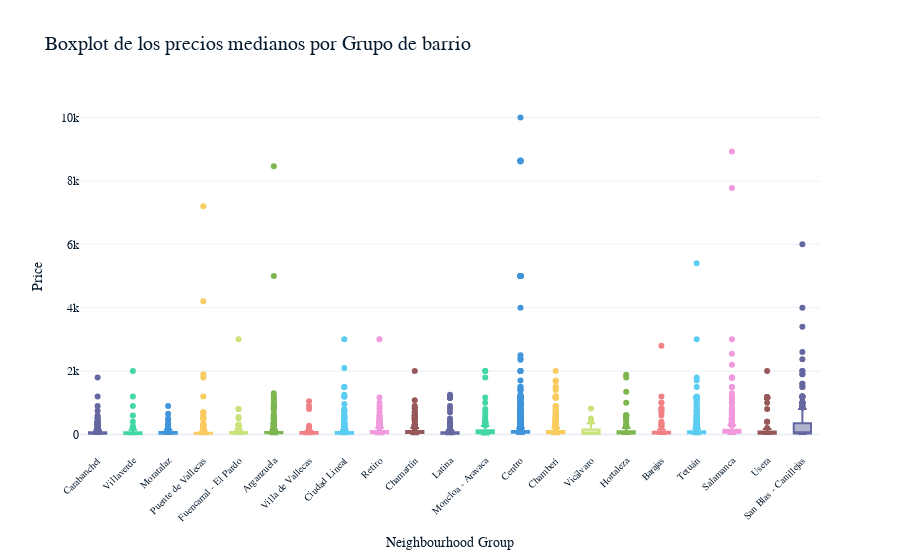

This figure's notebook cell:
### Markdown cell above
### No parece una buena opción pintar un grafico con tantas variables, es dificil de entender. 
### Usaremos la variable neighbourhood_group

### Code cell
# Ordenamos los neighbourhood_groups por precio promedio de menor a mayor
precio_medio_neighbourhood_group_sorted = precio_medio_neighbourhood_group.sort_values(ascending=True).index.tolist()

# Creamos un boxplot con Plotly Express para tener una mejor visualización de los datos
boxplot_pm_neighbourhood_group = px.box(airbnb_df, x='neighbourhood_group', y='price', color='neighbourhood_group', 
             category_orders={'neighbourhood_group': precio_medio_neighbourhood_group_sorted},
             title='Boxplot de los precios medianos por Grupo de barrio')

# Mejoramos la legibilidad de las etiquetas
boxplot_pm_neighbourhood_group.update_layout(
    xaxis_title='Neighbourhood Group',
    yaxis_title='Price',
    title_font_size=20,
    xaxis_tickangle=-45,
    xaxis_tickfont_size=10,
    yaxis_tickfont_size=12,
    showlegend=False
)

# Mostrar el gráfico
boxplot_pm_neighbourhood_group.show()

### Figure 1 — Plotly figure (JSON) as saved in the notebook; plotly's stock layout.template omitted (floating-point values rounded to 4 significant figures; data arrays with more than 128 entries replaced by an {"elided": "..."} marker saying what was removed)
{"data": [{"alignmentgroup": "True", "hovertemplate": "neighbourhood_group=%{x}<br>price=%{y}<extra></extra>", "legendgroup": "Carabanchel", "marker": {"color": "#6568a0"}, "name": "Carabanchel", "notched": false, "offsetgroup": "Carabanchel", "orientation": "v", "showlegend": true, "x": {"elided": "466 str values"}, "x0": " ", "xaxis": "x", "y": {"elided": "466 int values"}, "y0": " ", "yaxis": "y", "type": "box"}, {"alignmentgroup": "True", "hovertemplate": "neighbourhood_group=%{x}<br>price=%{y}<extra></extra>", "legendgroup": "Villaverde", "marker": {"color": "#43d7a4"}, "name": "Villaverde", "notched": false, "offsetgroup": "Villaverde", "orientation": "v", "showlegend": true, "x": {"elided": "130 str values"}, "x0": " ", "xaxis": "x", "y": {"elided": "130 int values"}, "y0": " ", "yaxis": "y", "type": "box"}, {"alignmentgroup": "True", "hovertemplate": "neighbourhood_group=%{x}<br>price=%{y}<extra></extra>", "legendgroup": "Moratalaz", "marker": {"color": "#4095db"}, "name": "Moratalaz", "notched": false, "offsetgroup": "Moratalaz", "orientation": "v", "showlegend": true, "x": ["Moratalaz", "Moratalaz", "Moratalaz", "Moratalaz", "Moratalaz", "Moratalaz", "Moratalaz", "Moratalaz", "Moratalaz", "Moratalaz", "Moratalaz", "Moratalaz", "Moratalaz", "Moratalaz", "Moratalaz", "Moratalaz", "Moratalaz", "Moratalaz", "Moratalaz", "Moratalaz", "Moratalaz", "Moratalaz", "Moratalaz", "Moratalaz", "Moratalaz", "Moratalaz", "Moratalaz", "Moratalaz", "Moratalaz", "Moratalaz", "Moratalaz", "Moratalaz", "Moratalaz", "Moratalaz", "Moratalaz", "Moratalaz", "Moratalaz", "Moratalaz", "Moratalaz", "Moratalaz", "Moratalaz", "Moratalaz", "Moratalaz", "Moratalaz", "Moratalaz", "Moratalaz", "Moratalaz", "Moratalaz", "Moratalaz", "Moratalaz", "Moratalaz", "Moratalaz", "Moratalaz", "Moratalaz", "Moratalaz", "Moratalaz", "Moratalaz", "Moratalaz", "Moratalaz", "Moratalaz", "Moratalaz", "Moratalaz", "Moratalaz", "Moratalaz", "Moratalaz", "Moratalaz", "Moratalaz", "Moratalaz", "Moratalaz", "Moratalaz", "Moratalaz", "Moratalaz", "Moratalaz", "Moratalaz", "Moratalaz", "Moratalaz", "Moratalaz", "Moratalaz", "Moratalaz", "Moratalaz", "Moratalaz", "Moratalaz", "Moratalaz", "Moratalaz"], "x0": " ", "xaxis": "x", "y": [110, 30, 48, 29, 19, 18, 80, 24, 50, 30, 18, 59, 17, 29, 20, 30, 17, 17, 20, 90, 50, 12, 24, 14, 14, 47, 30, 30, 25, 15, 40, 40, 50, 19, 84, 25, 89, 40, 55, 16, 180, 47, 70, 25, 30, 22, 30, 650, 452, 58, 150, 900, 250, 199, 240, 180, 25, 40, 120, 500, 350, 300, 54, 33, 17, 32, 20, 23, 20, 22, 19, 70, 40, 22, 100, 95, 57, 30, 30, 30, 56, 78, 18, 17], "y0": " ", "yaxis": "y", "type": "box"}, {"alignmentgroup": "True", "hovertemplate": "neighbourhood_group=%{x}<br>price=%{y}<extra></extra>", "legendgroup": "Puente de Vallecas", "marker": {"color": "#facc5f"}, "name": "Puente de Vallecas", "notched": false, "offsetgroup": "Puente de Vallecas", "orientation": "v", "showlegend": true, "x": {"elided": "452 str values"}, "x0": " ", "xaxis": "x", "y": {"elided": "452 int values"}, "y0": " ", "yaxis": "y", "type": "box"}, {"alignmentgroup": "True", "hovertemplate": "neighbourhood_group=%{x}<br>price=%{y}<extra></extra>", "legendgroup": "Fuencarral - El Pardo", "marker": {"color": "#cae279"}, "name": "Fuencarral - El Pardo", "notched": false, "offsetgroup": "Fuencarral - El Pardo", "orientation": "v", "showlegend": true, "x": {"elided": "169 str values"}, "x0": " ", "xaxis": "x", "y": {"elided": "169 int values"}, "y0": " ", "yaxis": "y", "type": "box"}, {"alignmentgroup": "True", "hovertemplate": "neighbourhood_group=%{x}<br>price=%{y}<extra></extra>", "legendgroup": "Arganzuela", "marker": {"color": "#7db64f"}, "name": "Arganzuela", "notched": false, "offsetgroup": "Arganzuela", "orientation": "v", "showlegend": true, "x": {"elided": "945 str values"}, "x0": " ", "xaxis": "x", "y": {"elided": "945 int values"}, "y0": " ", "yaxis": "y", "type": "box"}, {"alignmentgroup": "True", "hovertemplate": "neighbourhood_group=%{x}<br>price=%{y}<extra></extra>", "legendgroup": "Villa de Vallecas", "marker": {"color": "#f08083"}, "name": "Villa de Vallecas", "notched": false, "offsetgroup": "Villa de Vallecas", "orientation": "v", "showlegend": true, "x": ["Villa de Vallecas", "Villa de Vallecas", "Villa de Vallecas", "Villa de Vallecas", "Villa de Vallecas", "Villa de Vallecas", "Villa de Vallecas", "Villa de Vallecas", "Villa de Vallecas", "Villa de Vallecas", "Villa de Vallecas", "Villa de Vallecas", "Villa de Vallecas", "Villa de Vallecas", "Villa de Vallecas", "Villa de Vallecas", "Villa de Vallecas", "Villa de Vallecas", "Villa de Vallecas", "Villa de Vallecas", "Villa de Vallecas", "Villa de Vallecas", "Villa de Vallecas", "Villa de Vallecas", "Villa de Vallecas", "Villa de Vallecas", "Villa de Vallecas", "Villa de Vallecas", "Villa de Vallecas", "Villa de Vallecas", "Villa de Vallecas", "Villa de Vallecas", "Villa de Vallecas", "Villa de Vallecas", "Villa de Vallecas", "Villa de Vallecas", "Villa de Vallecas", "Villa de Vallecas", "Villa de Vallecas", "Villa de Vallecas", "Villa de Vallecas", "Villa de Vallecas", "Villa de Vallecas", "Villa de Vallecas", "Villa de Vallecas", "Villa de Vallecas", "Villa de Vallecas", "Villa de Vallecas", "Villa de Vallecas", "Villa de Vallecas", "Villa de Vallecas", "Villa de Vallecas", "Villa de Vallecas", "Villa de Vallecas", "Villa de Vallecas", "Villa de Vallecas", "Villa de Vallecas", "Villa de Vallecas", "Villa de Vallecas"], "x0": " ", "xaxis": "x", "y": [35, 43, 70, 20, 200, 200, 80, 75, 45, 19, 36, 22, 27, 22, 25, 71, 22, 23, 68, 120, 60, 22, 9, 55, 11, 20, 17, 89, 27, 30, 40, 20, 60, 79, 1050, 65, 275, 35, 900, 230, 800, 40, 100, 100, 65, 13, 17, 30, 20, 75, 90, 16, 27, 20, 60, 120, 18, 20, 17], "y0": " ", "yaxis": "y", "type": "box"}, {"alignmentgroup": "True", "hovertemplate": "neighbourhood_group=%{x}<br>price=%{y}<extra></extra>", "legendgroup": "Ciudad Lineal", "marker": {"color": "#5bcdf2"}, "name": "Ciudad Lineal", "notched": false, "offsetgroup": "Ciudad Lineal", "orientation": "v", "showlegend": true, "x": {"elided": "467 str values"}, "x0": " ", "xaxis": "x", "y": {"elided": "467 int values"}, "y0": " ", "yaxis": "y", "type": "box"}, {"alignmentgroup": "True", "hovertemplate": "neighbourhood_group=%{x}<br>price=%{y}<extra></extra>", "legendgroup": "Retiro", "marker": {"color": "#f099dc"}, "name": "Retiro", "notched": false, "offsetgroup": "Retiro", "orientation": "v", "showlegend": true, "x": {"elided": "525 str values"}, "x0": " ", "xaxis": "x", "y": {"elided": "525 int values"}, "y0": " ", "yaxis": "y", "type": "box"}, {"alignmentgroup": "True", "hovertemplate": "neighbourhood_group=%{x}<br>price=%{y}<extra></extra>", "legendgroup": "Chamartín", "marker": {"color": "#965858"}, "name": "Chamartín", "notched": false, "offsetgroup": "Chamartín", "orientation": "v", "showlegend": true, "x": {"elided": "417 str values"}, "x0": " ", "xaxis": "x", "y": {"elided": "417 int values"}, "y0": " ", "yaxis": "y", "type": "box"}, {"alignmentgroup": "True", "hovertemplate": "neighbourhood_group=%{x}<br>price=%{y}<extra></extra>", "legendgroup": "Latina", "marker": {"color": "#6568a0"}, "name": "Latina", "notched": false, "offsetgroup": "Latina", "orientation": "v", "showlegend": true, "x": {"elided": "494 str values"}, "x0": " ", "xaxis": "x", "y": {"elided": "494 int values"}, "y0": " ", "yaxis": "y", "type": "box"}, {"alignmentgroup": "True", "hovertemplate": "neighbourhood_group=%{x}<br>price=%{y}<extra></extra>", "legendgroup": "Moncloa - Aravaca", "marker": {"color": "#43d7a4"}, "name": "Moncloa - Aravaca", "notched": false, "offsetgroup": "Moncloa - Aravaca", "orientation": "v", "showlegend": true, "x": {"elided": "430 str values"}, "x0": " ", "xaxis": "x", "y": {"elided": "430 int values"}, "y0": " ", "yaxis": "y", "type": "box"}, {"alignmentgroup": "True", "hovertemplate": "neighbourhood_group=%{x}<br>price=%{y}<extra></extra>", "legendgroup": "Centro", "marker": {"color": "#4095db"}, "name": "Centro", "notched": false, "offsetgroup": "Centro", "orientation": "v", "showlegend": true, "x": {"elided": "7521 str values"}, "x0": " ", "xaxis": "x", "y": {"elided": "7521 int values"}, "y0": " ", "yaxis": "y", "type": "box"}, {"alignmentgroup": "True", "hovertemplate": "neighbourhood_group=%{x}<br>price=%{y}<extra></extra>", "legendgroup": "Chamberí", "marker": {"color": "#facc5f"}, "name": "Chamberí", "notched": false, "offsetgroup": "Chamberí", "orientation": "v", "showlegend": true, "x": {"elided": "973 str values"}, "x0": " ", "xaxis": "x", "y": {"elided": "973 int values"}, "y0": " ", "yaxis": "y", "type": "box"}, {"alignmentgroup": "True", "hovertemplate": "neighbourhood_group=%{x}<br>price=%{y}<extra></extra>", "legendgroup": "Vicálvaro", "marker": {"color": "#cae279"}, "name": "Vicálvaro", "notched": false, "offsetgroup": "Vicálvaro", "orientation": "v", "showlegend": true, "x": ["Vicálvaro", "Vicálvaro", "Vicálvaro", "Vicálvaro", "Vicálvaro", "Vicálvaro", "Vicálvaro", "Vicálvaro", "Vicálvaro", "Vicálvaro", "Vicálvaro", "Vicálvaro", "Vicálvaro", "Vicálvaro", "Vicálvaro", "Vicálvaro", "Vicálvaro", "Vicálvaro", "Vicálvaro", "Vicálvaro", "Vicálvaro", "Vicálvaro", "Vicálvaro", "Vicálvaro", "Vicálvaro", "Vicálvaro", "Vicálvaro", "Vicálvaro", "Vicálvaro", "Vicálvaro", "Vicálvaro", "Vicálvaro", "Vicálvaro", "Vicálvaro", "Vicálvaro", "Vicálvaro"], "x0": " ", "xaxis": "x", "y": [180, 20, 15, 150, 100, 10, 20, 30, 18, 17, 280, 25, 500, 65, 18, 65, 60, 26, 400, 440, 155, 250, 820, 350, 75, 20, 19, 25, 21, 45, 29, 25, 45, 69, 35, 46], "y0": " ", "yaxis": "y", "type": "box"}, {"alignmentgroup": "True", "hovertemplate": "neighbourhood_group=%{x}<br>price=%{y}<extra></extra>", "legendgroup": "Hortaleza", "marker": {"color": "#7db64f"}, "name": "Hortaleza", "notched": false, "offsetgroup": "Hortaleza", "orientation": "v", "showlegend": true, "x": {"elided": "181 str values"}, "x0": " ", "xaxis": "x", "y": {"elided": "181 int values"}, "y0": " ", "yaxis": "y", "type": "box"}, {"alignmentgroup": "True", "hovertemplate": "neighbourhood_group=%{x}<br>price=%{y}<extra></extra>", "legendgroup": "Barajas", "marker": {"color": "#f08083"}, "name": "Barajas", "notched": false, "offsetgroup": "Barajas", "orientation": "v", "showlegend": true, "x": ["Barajas", "Barajas", "Barajas", "Barajas", "Barajas", "Barajas", "Barajas", "Barajas", "Barajas", "Barajas", "Barajas", "Barajas", "Barajas", "Barajas", "Barajas", "Barajas", "Barajas", "Barajas", "Barajas", "Barajas", "Barajas", "Barajas", "Barajas", "Barajas", "Barajas", "Barajas", "Barajas", "Barajas", "Barajas", "Barajas", "Barajas", "Barajas", "Barajas", "Barajas", "Barajas", "Barajas", "Barajas", "Barajas", "Barajas", "Barajas", "Barajas", "Barajas", "Barajas", "Barajas", "Barajas", "Barajas", "Barajas", "Barajas", "Barajas", "Barajas", "Barajas", "Barajas", "Barajas", "Barajas", "Barajas", "Barajas", "Barajas", "Barajas", "Barajas", "Barajas", "Barajas", "Barajas", "Barajas", "Barajas", "Barajas", "Barajas", "Barajas", "Barajas", "Barajas", "Barajas", "Barajas", "Barajas", "Barajas", "Barajas", "Barajas", "Barajas", "Barajas", "Barajas", "Barajas", "Barajas", "Barajas", "Barajas", "Barajas", "Barajas", "Barajas", "Barajas", "Barajas", "Barajas", "Barajas", "Barajas", "Barajas", "Barajas", "Barajas", "Barajas", "Barajas", "Barajas", "Barajas", "Barajas", "Barajas", "Barajas", "Barajas"], "x0": " ", "xaxis": "x", "y": [29, 35, 42, 60, 75, 95, 83, 120, 19, 27, 26, 36, 36, 23, 23, 33, 21, 28, 41, 21, 40, 25, 23, 35, 43, 30, 40, 56, 34, 37, 120, 38, 40, 26, 29, 33, 62, 33, 31, 60, 60, 75, 120, 126, 35, 59, 94, 18, 40, 40, 40, 99, 49, 30, 40, 39, 30, 59, 95, 42, 20, 80, 25, 25, 25, 825, 2800, 320, 270, 810, 350, 750, 62, 65, 1200, 1000, 250, 704, 155, 400, 50, 600, 1000, 38, 25, 68, 20, 20, 20, 104, 18, 16, 30, 80, 28, 25, 40, 30, 41, 80, 45], "y0": " ", "yaxis": "y", "type": "box"}, {"alignmentgroup": "True", "hovertemplate": "neighbourhood_group=%{x}<br>price=%{y}<extra></extra>", "legendgroup": "Tetuán", "marker": {"color": "#5bcdf2"}, "name": "Tetuán", "notched": false, "offsetgroup": "Tetuán", "orientation": "v", "showlegend": true, "x": {"elided": "629 str values"}, "x0": " ", "xaxis": "x", "y": {"elided": "629 int values"}, "y0": " ", "yaxis": "y", "type": "box"}, {"alignmentgroup": "True", "hovertemplate": "neighbourhood_group=%{x}<br>price=%{y}<extra></extra>", "legendgroup": "Salamanca", "marker": {"color": "#f099dc"}, "name": "Salamanca", "notched": false, "offsetgroup": "Salamanca", "orientation": "v", "showlegend": true, "x": {"elided": "1077 str values"}, "x0": " ", "xaxis": "x", "y": {"elided": "1077 int values"}, "y0": " ", "yaxis": "y", "type": "box"}, {"alignmentgroup": "True", "hovertemplate": "neighbourhood_group=%{x}<br>price=%{y}<extra></extra>", "legendgroup": "Usera", "marker": {"color": "#965858"}, "name": "Usera", "notched": false, "offsetgroup": "Usera", "orientation": "v", "showlegend": true, "x": {"elided": "221 str values"}, "x0": " ", "xaxis": "x", "y": {"elided": "221 int values"}, "y0": " ", "yaxis": "y", "type": "box"}, {"alignmentgroup": "True", "hovertemplate": "neighbourhood_group=%{x}<br>price=%{y}<extra></extra>", "legendgroup": "San Blas - Canillejas", "marker": {"color": "#6568a0"}, "name": "San Blas - Canillejas", "notched": false, "offsetgroup": "San Blas - Canillejas", "orientation": "v", "showlegend": true, "x": {"elided": "274 str values"}, "x0": " ", "xaxis": "x", "y": {"elided": "274 int values"}, "y0": " ", "yaxis": "y", "type": "box"}], "layout": {"xaxis": {"anchor": "y", "domain": [0, 1], "title": {"text": "Neighbourhood Group"}, "categoryorder": "array", "categoryarray": ["Carabanchel", "Villaverde", "Moratalaz", "Puente de Vallecas", "Fuencarral - El Pardo", "Arganzuela", "Villa de Vallecas", "Ciudad Lineal", "Retiro", "Chamartín", "Latina", "Moncloa - Aravaca", "Centro", "Chamberí", "Vicálvaro", "Hortaleza", "Barajas", "Tetuán", "Salamanca", "Usera", "San Blas - Canillejas"], "tickfont": {"size": 10}, "tickangle": -45}, "yaxis": {"anchor": "x", "domain": [0, 1], "title": {"text": "Price"}, "tickfont": {"size": 12}}, "legend": {"title": {"text": "neighbourhood_group"}, "tracegroupgap": 0}, "title": {"text": "Boxplot de los precios medianos por Grupo de barrio", "font": {"size": 20}}, "boxmode": "overlay", "showlegend": false}}
